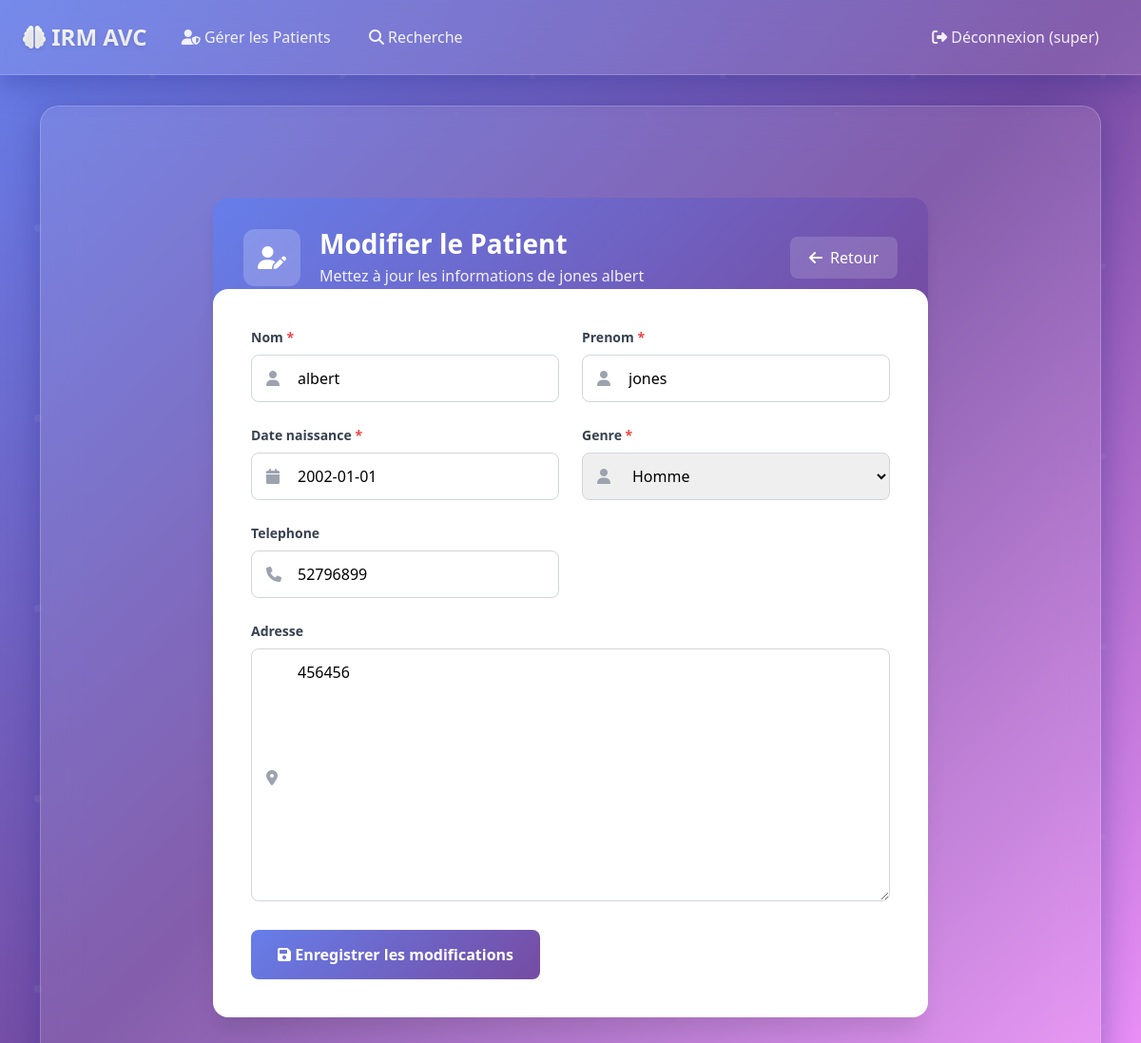
Page /patient/1/edit/ (signed in) on the committed database.
### accounts/models.py (models this page shows, shortened)
class CustomUser(AbstractUser):
    ROLE_CHOICES = [
        ('superviseur', 'Superviseur'),
        ('medecin', 'Médecin'),
        ('radiologue', 'Radiologue'),
    ]
    role = models.CharField(
        max_length=20,
        choices=ROLE_CHOICES,
        default='medecin'
    )
    groups = models.ManyToManyField(
        'auth.Group',
        verbose_name='groups',
        blank=True,
        help_text='The groups this user belongs to.',
        related_name='customuser_set',
        related_query_name='user',
    )
    user_permissions = models.ManyToManyField(
        'auth.Permission',
        verbose_name='user permissions',
        blank=True,
        help_text='Specific permissions for this user.',
        related_name='customuser_set',
        related_query_name='user',
    )

### viewer/models.py (models this page shows, shortened)
class Patient(models.Model):
    nom = models.CharField(max_length=100)
    prenom = models.CharField(max_length=100)
    date_naissance = models.DateField()
    genre = models.CharField(max_length=10, choices=[('Homme', 'Homme'), ('Femme', 'Femme')])
    telephone = models.CharField(max_length=15, blank=True)
    adresse = models.TextField(blank=True)
    date_creation = models.DateTimeField(auto_now_add=True)

### viewer/views.py (the view)
# urls.py: path('patient/<int:patient_id>/edit/', edit_patient, name='edit_patient'),
@user_passes_test(lambda u: u.role == 'superviseur')
def edit_patient(request, patient_id):
    patient = get_object_or_404(Patient, id=patient_id)
    if request.method == 'POST':
        form = PatientForm(request.POST, instance=patient)
        if form.is_valid():
            form.save()
            messages.success(request, f"Les informations du patient {patient.nom} {patient.prenom} ont été mises à jour.")
            return redirect('superviseur_dashboard')
    else:
        form = PatientForm(instance=patient)
    return render(request, 'superviseur/patient_form.html', {'form': form, 'patient': patient})

### viewer/forms.py
class PatientForm(forms.ModelForm):
    class Meta:
        model = Patient
        fields = '__all__'

### viewer/templates/superviseur/patient_form.html (shortened to what this page needs)
{% extends 'viewer/base.html' %}
{% block content %}
<div class="modern-form-container">
    <div class="form-header">
        <div class="header-content">
            <div class="title-section">
                <div class="icon-wrapper">
                    {% if patient %}
                        <i class="fas fa-user-edit"></i>
                    {% else %}
                        <i class="fas fa-user-plus"></i>
                    {% endif %}
                </div>
                <div>
                    <h1 class="form-title">
                        {% if patient %}
                            Modifier le Patient
                        {% else %}
                            Nouveau Patient
                        {% endif %}
                    </h1>
                    <p class="form-subtitle">
                        {% if patient %}
                            Mettez à jour les informations de {{ patient.prenom }} {{ patient.nom }}
                        {% else %}
                            Remplissez les informations du patient
                        {% endif %}
                    </p>
                </div>
            </div>
            <a href="{% url 'superviseur_dashboard' %}" class="back-button">
                <i class="fas fa-arrow-left"></i>
                <span>Retour</span>
            </a>
        </div>
    </div>
    <div class="form-card">
        <form method="post" id="patientForm" class="modern-form">
            <div class="form-grid">
                {% for field in form %}
                    <div class="form-group {% if field.errors %}error{% endif %}
                         {% if field.name == 'adresse' %}full-width{% endif %}">
                        <label for="{{ field.id_for_label }}" class="form-label">
                            {{ field.label }}
                            {% if field.field.required %}<span class="required">*</span>{% endif %}
                        </label>
                        <div class="input-wrapper">
                            {% if field.name == 'date_naissance' %}<i class="fas fa-calendar input-icon"></i>
                            {% elif field.name == 'telephone' %}<i class="fas fa-phone input-icon"></i>
                            {% elif field.name == 'adresse' %}<i class="fas fa-map-marker-alt input-icon"></i>
                            {% else %}<i class="fas fa-user input-icon"></i>{% endif %}
                            {{ field }}
                        </div>
                    </div>
                {% endfor %}
            </div>
            <div class="form-navigation justify-content-end mt-4">
                <button type="submit" class="submit-button" id="submitBtn">
                    {% if patient %}<i class="fas fa-save"></i> Enregistrer les modifications
                    {% else %}<i class="fas fa-plus-circle"></i> Ajouter le Patient{% endif %}
                </button>
            </div>
        </form>
    </div>
</div>
{% endblock %}

### viewer/templates/viewer/base.html (shortened to what this page needs)
<!DOCTYPE html>
<html lang="fr">
<head>
    <link href="https://cdn.jsdelivr.net/npm/bootstrap@5.3.0/dist/css/bootstrap.min.css" rel="stylesheet">
    <link href="https://cdnjs.cloudflare.com/ajax/libs/font-awesome/6.4.0/css/all.min.css" rel="stylesheet">
    <link rel="stylesheet" type="text/css" href="https://raw.githack.com/rii-mango/Papaya/master/release/current/standard/papaya.css" />
    <link rel="stylesheet" href="https://cdn.jsdelivr.net/npm/@recogito/annotorious@2.7.13/dist/annotorious.min.css">
</head>
<body>
    <nav class="navbar navbar-expand-lg navbar-dark">
        <div class="container-fluid px-4">
            <a class="navbar-brand" href="{% url 'login' %}"><i class="fas fa-brain"></i> IRM AVC</a>
            <div class="collapse navbar-collapse" id="navbarNav">
                <ul class="navbar-nav me-auto mb-2 mb-lg-0">
                    {% if user.is_authenticated and user.role == 'superviseur' %}
                    <li class="nav-item"><a class="nav-link position-relative" href="{% url 'superviseur_dashboard' %}"><i class="fas fa-user-shield"></i> Gérer les Patients</a></li>
                    <li class="nav-item"><a class="nav-link position-relative" href="{% url 'search_images' %}"><i class="fas fa-search"></i> Recherche</a></li>
                    {% endif %}
                </ul>
                <ul class="navbar-nav">
                    {% if user.is_authenticated %}
                    <li class="nav-item"><a class="nav-link position-relative" href="{% url 'logout' %}"><i class="fas fa-sign-out-alt"></i> Déconnexion ({{ user.username }})</a></li>
                    {% else %}
                    <li class="nav-item"><a class="nav-link position-relative" href="{% url 'login' %}"><i class="fas fa-sign-in-alt"></i> Connexion</a></li>
                    {% endif %}
                </ul>
            </div>
        </div>
    </nav>
    <div class="container main-content">
        <div class="glass-container">
            {% block content %}{% endblock %}
        </div>
    </div>
</body>
</html>

### viewer/templates/viewer/base.html (style rules this page uses)
:root { --primary-gradient: linear-gradient(135deg, #667eea 0%, #764ba2 100%); --secondary-gradient: linear-gradient(135deg, #f093fb 0%, #f5576c 100%); --dark-gradient: linear-gradient(135deg, #2c3e50 0%, #34495e 100%); --glass-bg: rgba(255, 255, 255, 0.1); --glass-border: rgba(255, 255, 255, 0.2); --shadow: 0 8px 32px 0 rgba(31, 38, 135, 0.37); --text-gradient: linear-gradient(135deg, #667eea, #764ba2); }
* { margin: 0; padding: 0; box-sizing: border-box; }
body { background: linear-gradient(135deg, #667eea 0%, #764ba2 50%, #f093fb 100%); background-attachment: fixed; min-height: 100vh; font-family: 'Segoe UI', Tahoma, Geneva, Verdana, sans-serif; }
body::before { content: ''; position: fixed; top: 0; left: 0; width: 100%; height: 100%; background-size: 200px 200px; pointer-events: none; z-index: 0; }
.navbar { background: rgba(255, 255, 255, 0.1) !important; backdrop-filter: blur(20px); border-bottom: 1px solid rgba(255, 255, 255, 0.2); box-shadow: 0 8px 32px 0 rgba(31, 38, 135, 0.37); padding: 1rem 0; position: relative; z-index: 1000; }
.navbar-brand { font-weight: 700; font-size: 1.5rem; background: linear-gradient(135deg, #fff, #f8f9fa); -webkit-background-clip: text; -webkit-text-fill-color: transparent; text-shadow: 0 2px 4px rgba(0,0,0,0.1); transition: all 0.3s ease; }
.nav-link { color: rgba(255, 255, 255, 0.9) !important; font-weight: 500; padding: 0.5rem 1rem !important; border-radius: 25px; transition: all 0.3s ease; margin: 0 0.2rem; background: transparent; border: 1px solid transparent; }
.glass-container { background: rgba(255, 255, 255, 0.1); backdrop-filter: blur(20px); border-radius: 20px; border: 1px solid rgba(255, 255, 255, 0.2); box-shadow: 0 8px 32px 0 rgba(31, 38, 135, 0.37); margin-top: 2rem; padding: 2rem; position: relative; z-index: 100; }

### viewer/templates/superviseur/patient_form.html (style rules this page uses)
:root { --glass-bg: transparent !important; }
.modern-form-container { max-width: 800px; margin: 40px auto; padding: 24px; }
.form-header { background: linear-gradient(135deg, #667eea 0%, #764ba2 100%); border-radius: 16px; padding: 32px; color: white; position: relative; overflow: hidden; box-shadow: 0 10px 15px -3px rgba(0,0,0,.1), 0 4px 6px -2px rgba(0,0,0,.05); }
.header-content { display: flex; justify-content: space-between; align-items: center; }
.title-section { display: flex; align-items: center; gap: 20px; }
.icon-wrapper { background: rgba(255, 255, 255, 0.2); width: 60px; height: 60px; border-radius: 12px; display: flex; align-items: center; justify-content: center; font-size: 24px; }
.form-title { font-size: 28px; font-weight: 700; margin: 0 0 4px 0; }
.form-subtitle { font-size: 16px; opacity: 0.9; margin: 0; }
.back-button { background: rgba(255, 255, 255, 0.15); color: white; text-decoration: none; padding: 10px 20px; border-radius: 8px; display: flex; align-items: center; gap: 8px; transition: all 0.3s ease; }
.form-card { background: white; border-radius: 16px; box-shadow: 0 20px 25px -5px rgba(0, 0, 0, 0.1); margin-top: -30px; z-index: 10; position: relative; }
.modern-form { padding: 40px; }
.form-grid { display: grid; grid-template-columns: repeat(2, 1fr); gap: 24px; }
.form-group.full-width { grid-column: 1 / -1; }
.form-label { display: block; font-weight: 600; color: #374151; margin-bottom: 8px; font-size: 14px; }
.required { color: #ef4444; }
.input-wrapper { position: relative; }
.input-icon { position: absolute; left: 16px; top: 50%; transform: translateY(-50%); color: #9ca3af; }
.form-group input, .form-group select, .form-group textarea { width: 100%; padding: 12px 12px 12px 48px !important; border: 1px solid #d1d5db; border-radius: 8px; font-size: 16px; transition: all 0.3s ease; }
.submit-button { background: linear-gradient(135deg, #667eea 0%, #764ba2 100%); color: white; border: none; padding: 14px 28px; border-radius: 8px; font-weight: 600; cursor: pointer; transition: all 0.3s ease; }

### rows in the picture
CustomUser: username "super"
Patient: prenom "jones", nom "albert", form "albert" "jones" "2002-01-01" "Homme" "52796899" "456456"

### other values in the picture
{{ field.label }} "Nom" "Prenom" "Date naissance" "Genre" "Telephone" "Adresse"
